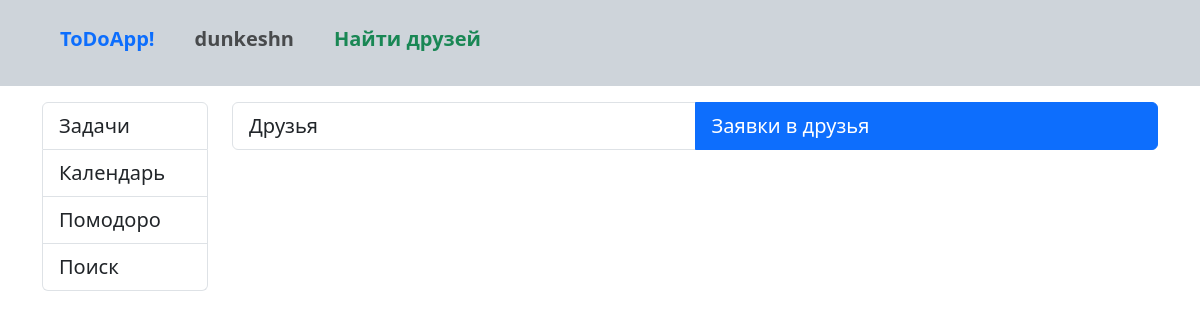
Page /invite_to_user/1 (signed in) on the earlier database version.
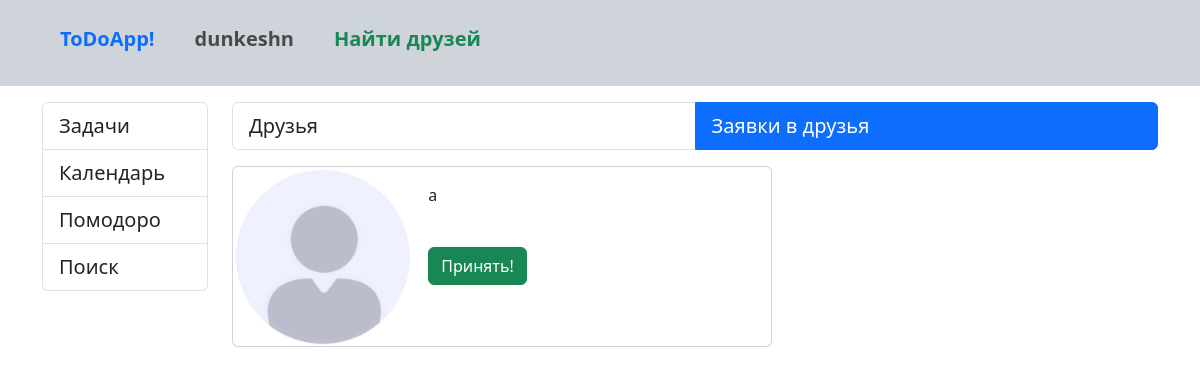
Same page on the later database version.
### core/models.py (models this page shows, shortened)
class Users(AbstractUser):
    first_name = models.CharField(max_length=100,
                                  verbose_name='Имя')
    last_name = models.CharField(max_length=100,
                                 blank=True,
                                 verbose_name='Фамилия')
    username = models.CharField(max_length=100,
                                unique=True,
                                verbose_name='Никнейм')
    email = models.CharField(max_length=100,
                             unique=True,
                             verbose_name='Почта')
    about = models.TextField(blank=True,
                             verbose_name='О себе')
    date_of_birth = models.DateField(null=True,
                                     blank=True,
                                     verbose_name='Дата рождения')
    picture = models.ImageField(upload_to='pictures',
                                null=True,
                                blank=True,
                                default='pictures/default.jpg',
                                verbose_name='Фото')
    friends = models.ManyToManyField('self',
                                     blank=True,
                                     verbose_name='Друзья',
                                     symmetrical=False)
    password = models.CharField(max_length=100,
                                verbose_name='Пароль')
    class Meta:
        verbose_name = 'Пользователь'
        verbose_name_plural = 'Пользователи'
        ordering = ['email']

### core/views.py (the view)
# urls.py: path('invite_to_user/<int:user_id>', UserInvites.as_view(), name='user_invites'),
class UserInvites(LoginRequiredMixin,
                     TemplateView):
    template_name = 'core/friends_invite.html'
    model = models.Users
    context_object_name = 'user_invites'
    def get_context_data(self, *, object_list=None, **kwargs):
        context = super().get_context_data()
        user_id = self.kwargs.get('user_id')
        user = models.Users.objects.get(
            id=user_id)
        invites_to_user = models.FriendshipInvite.objects.filter(sent_to=user)
        invites_to_user_ids = invites_to_user.values_list('sent_from', flat=True)
        invites_to_user_qs = models.Users.objects.filter(id__in=invites_to_user_ids)
        context['authuser'] = self.request.user
        context['user'] = user
        context['inviting_users'] = invites_to_user_qs
        context['invites_to_user'] = invites_to_user
        return context

### core/templates/core/friends_invite.html (shortened to what this page needs)
{% extends "base.html" %}
{% load django_bootstrap5 %}
{% block sidebar %}
<div class="col-md-2">
    <div class="list-group">
        <a type="button" href="{% url 'tasks' %}" class="list-group-item list-group-item-action fs-5">Задачи</a>
        <a type="button" href="{% url 'calendar' %}" class="list-group-item list-group-item-action fs-5">Календарь</a>
        <a type="button" href="{% url 'pomodoro' %}" class="list-group-item list-group-item-action fs-5">Помодоро</a>
        <a type="button" href="{% url 'search' %}" class="list-group-item list-group-item-action fs-5">Поиск</a>
    </div>
</div>
{% endblock %}
{% block content %}
<div class="col-md-10">
    <div class="list-group list-group-horizontal">
        <a type="button" href="{% url 'user_friends' user.id %}" class="list-group-item list-group-item-action fs-5">Друзья</a>
        <a type="button" href="#" class="list-group-item list-group-item-action active fs-5">Заявки в друзья</a>
    </div>
    {% for inviting_user in inviting_users %}
    <div class="card mb-3 mt-3" style="max-width: 540px;">
        <div class="row g-0">
            <div class="col-md-4">
                <img src="{{ inviting_user.picture.url }}" class="img-fluid rounded-start" alt="someone">
            </div>
            <div class="col-md-8">
                <div class="card-body">
                    <p class="card-text">{{ inviting_user.username }}</p>
                    <a href="{% url 'accept_friend' inviting_user.id %}" type="button" class="btn btn-success mt-4">Принять!</a>
                </div>
            </div>
        </div>
    </div>
    {% endfor %}
</div>
{% endblock %}

Differences in the rows shown:
now on this page (row edited): Users: picture (placeholder picture), username "a"
